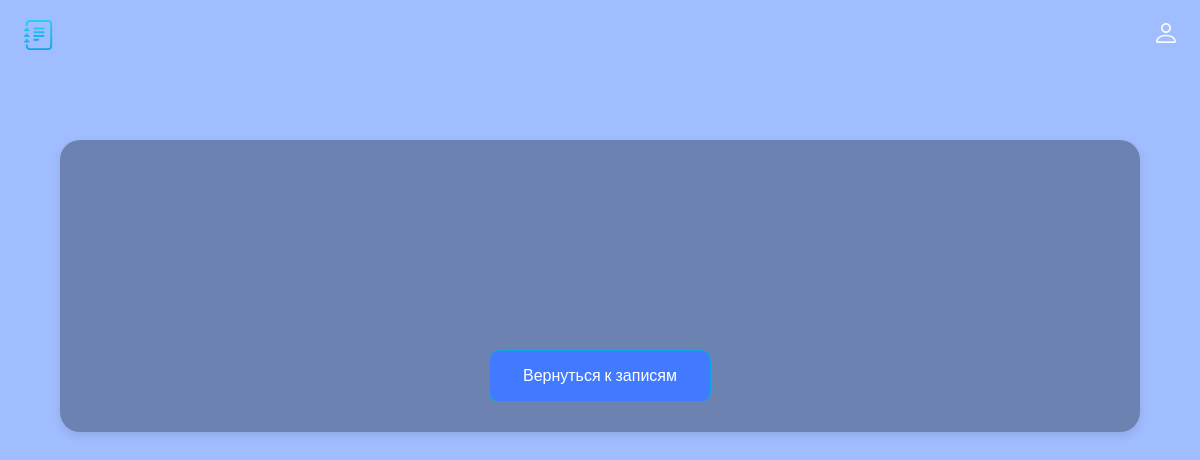
The app's page /card/4, older data.
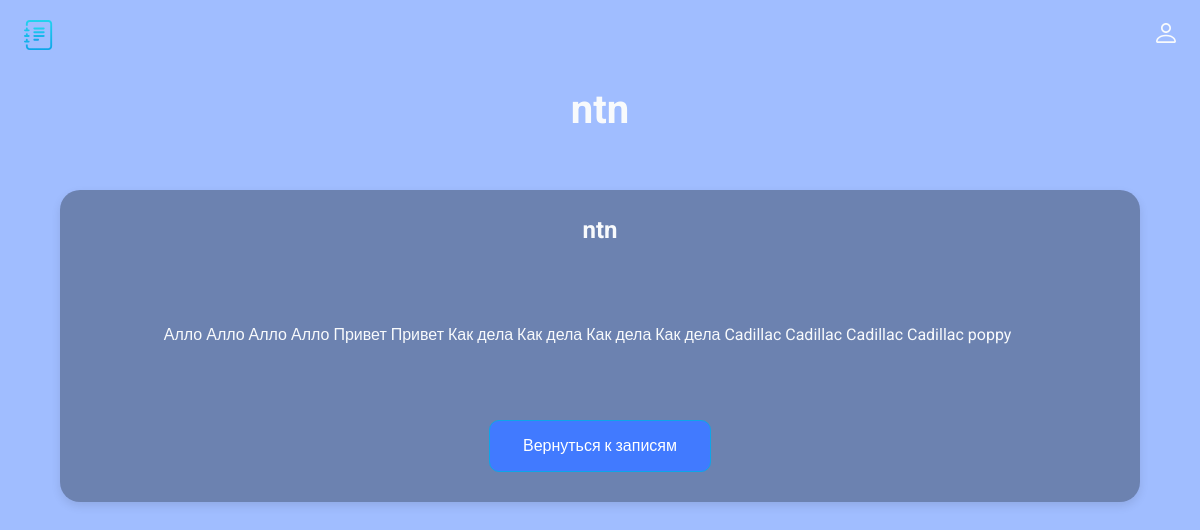
The same page, newer data.
### diary-main/main.py (models this page shows, shortened)
class Card(db.Model):
    id = db.Column(db.Integer, primary_key=True)
    title = db.Column(db.String(100), nullable=False)
    subtitle = db.Column(db.String(300), nullable=False)
    text = db.Column(db.Text, nullable=False)

### diary-main/main.py (the view)
@app.route('/card/<int:id>')
def card(id):
    card = Card.query.get(id)
    return render_template('card.html', card=card)

### diary-main/templates/card.html (shortened to what this page needs)
<!doctype html>
<html lang="ru">
<head>
  <link rel="stylesheet" href="../static/css/style.css">
</head>
<body>
  <header class="header">
    <img src="../static/img/logo.svg" alt="logo" width="30" height="30">
    <ul class="main-list">
        <li class="list__item">
          <a href="">
            <img src="../static/img/login.svg" alt="login" width="20" height="20">
          </a>
    </ul>
  </header>
  <main class="main">
    {% block content %}
    <h1 class="main__title">{{card.title}}</h1>
    <div class="main__block">
      <h2 class="main__subtitle">{{card.subtitle}}</h2>
      <div class="main__text">
      {{card.text}}
      </div>
      <a class="main__link" href="/">Вернуться к записям</a>
    </div>
  </main>
  {% endblock %}
</body>
</html>

Row changes from the older to the newer data that the page shows:
added Card: title "ntn", subtitle "ntn", text "Алло Алло Алло Алло Привет Привет Как дела Как дела Как дела Как дела Cadillac Cadillac Cadillac Cadillac poppy"
